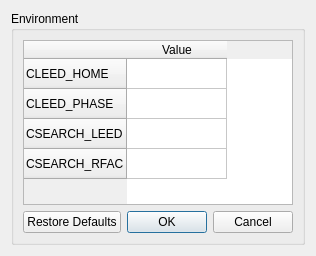
<?xml version="1.0" encoding="UTF-8"?>
<ui version="4.0">
 <class>Form</class>
 <widget class="QWidget" name="Form">
  <property name="geometry">
   <rect>
    <x>0</x>
    <y>0</y>
    <width>301</width>
    <height>256</height>
   </rect>
  </property>
  <property name="windowTitle">
   <string>Settings</string>
  </property>
  <property name="windowIcon">
   <iconset resource="res/res.qrc">
    <normaloff>:/equalizer_32x32.png</normaloff>:/equalizer_32x32.png</iconset>
  </property>
  <layout class="QVBoxLayout" name="verticalLayout_3">
   <item>
    <layout class="QVBoxLayout" name="verticalLayout_2">
     <item>
      <widget class="QGroupBox" name="groupBox">
       <property name="title">
        <string>Environment</string>
       </property>
       <layout class="QVBoxLayout" name="verticalLayout">
        <item>
         <widget class="QTableWidget" name="tableWidget">
          <row>
           <property name="text">
            <string>CLEED_HOME</string>
           </property>
          </row>
          <row>
           <property name="text">
            <string>CLEED_PHASE</string>
           </property>
          </row>
          <row>
           <property name="text">
            <string>CSEARCH_LEED</string>
           </property>
          </row>
          <row>
           <property name="text">
            <string>CSEARCH_RFAC</string>
           </property>
          </row>
          <column>
           <property name="text">
            <string>Value</string>
           </property>
          </column>
          <item row="0" column="0">
           <property name="text">
            <string/>
           </property>
          </item>
          <item row="1" column="0">
           <property name="text">
            <string/>
           </property>
          </item>
         </widget>
        </item>
        <item>
         <widget class="QDialogButtonBox" name="buttonBox">
          <property name="standardButtons">
           <set>QDialogButtonBox::Cancel|QDialogButtonBox::Ok|QDialogButtonBox::RestoreDefaults</set>
          </property>
         </widget>
        </item>
       </layout>
      </widget>
     </item>
    </layout>
   </item>
  </layout>
 </widget>
 <resources>
  <include location="res/res.qrc"/>
 </resources>
 <connections/>
</ui>
